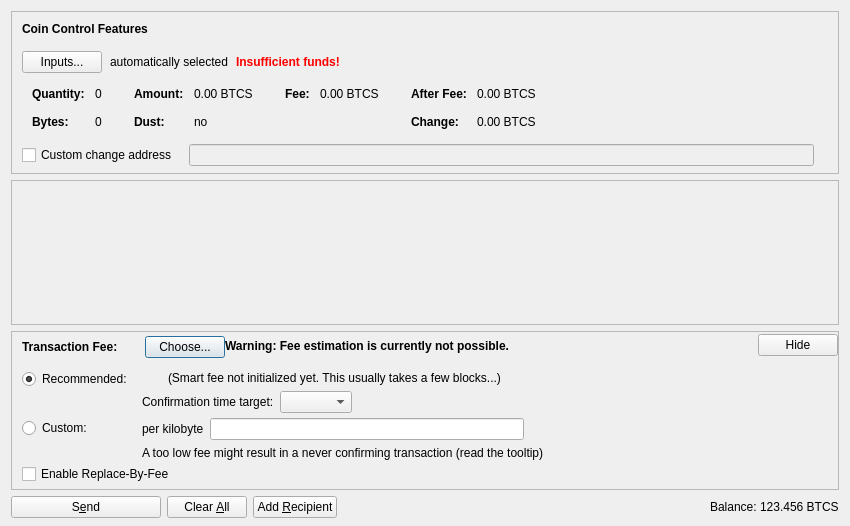
<?xml version="1.0" encoding="UTF-8"?>
<ui version="4.0">
 <class>SendCoinsDialog</class>
 <widget class="QDialog" name="SendCoinsDialog">
  <property name="geometry">
   <rect>
    <x>0</x>
    <y>0</y>
    <width>850</width>
    <height>526</height>
   </rect>
  </property>
  <property name="windowTitle">
   <string>Send Coins</string>
  </property>
  <layout class="QVBoxLayout" name="verticalLayout" stretch="0,1,0,0">
   <property name="bottomMargin">
    <number>8</number>
   </property>
   <item>
    <widget class="QFrame" name="frameCoinControl">
     <property name="sizePolicy">
      <sizepolicy hsizetype="Expanding" vsizetype="Expanding">
       <horstretch>0</horstretch>
       <verstretch>0</verstretch>
      </sizepolicy>
     </property>
     <property name="maximumSize">
      <size>
       <width>16777215</width>
       <height>16777215</height>
      </size>
     </property>
     <property name="frameShape">
      <enum>QFrame::StyledPanel</enum>
     </property>
     <property name="frameShadow">
      <enum>QFrame::Sunken</enum>
     </property>
     <layout class="QVBoxLayout" name="verticalLayoutCoinControl2">
      <property name="spacing">
       <number>0</number>
      </property>
      <property name="leftMargin">
       <number>0</number>
      </property>
      <property name="topMargin">
       <number>0</number>
      </property>
      <property name="rightMargin">
       <number>0</number>
      </property>
      <property name="bottomMargin">
       <number>6</number>
      </property>
      <item>
       <layout class="QVBoxLayout" name="verticalLayoutCoinControl" stretch="0,0,0,0,1">
        <property name="spacing">
         <number>0</number>
        </property>
        <property name="leftMargin">
         <number>10</number>
        </property>
        <property name="topMargin">
         <number>10</number>
        </property>
        <item>
         <layout class="QHBoxLayout" name="horizontalLayoutCoinControl1">
          <property name="bottomMargin">
           <number>15</number>
          </property>
          <item>
           <widget class="QLabel" name="labelCoinControlFeatures">
            <property name="sizePolicy">
             <sizepolicy hsizetype="Preferred" vsizetype="Maximum">
              <horstretch>0</horstretch>
              <verstretch>0</verstretch>
             </sizepolicy>
            </property>
            <property name="font">
             <font>
              <weight>75</weight>
              <bold>true</bold>
             </font>
            </property>
            <property name="styleSheet">
             <string notr="true">font-weight:bold;</string>
            </property>
            <property name="text">
             <string>Coin Control Features</string>
            </property>
           </widget>
          </item>
         </layout>
        </item>
        <item>
         <layout class="QHBoxLayout" name="horizontalLayoutCoinControl2" stretch="0,0,0,0">
          <property name="spacing">
           <number>8</number>
          </property>
          <property name="bottomMargin">
           <number>10</number>
          </property>
          <item>
           <widget class="QPushButton" name="pushButtonCoinControl">
            <property name="styleSheet">
             <string notr="true"/>
            </property>
            <property name="text">
             <string>Inputs...</string>
            </property>
            <property name="autoDefault">
             <bool>false</bool>
            </property>
           </widget>
          </item>
          <item>
           <widget class="QLabel" name="labelCoinControlAutomaticallySelected">
            <property name="text">
             <string>automatically selected</string>
            </property>
            <property name="margin">
             <number>5</number>
            </property>
           </widget>
          </item>
          <item>
           <widget class="QLabel" name="labelCoinControlInsuffFunds">
            <property name="font">
             <font>
              <weight>75</weight>
              <bold>true</bold>
             </font>
            </property>
            <property name="styleSheet">
             <string notr="true">color:red;font-weight:bold;</string>
            </property>
            <property name="text">
             <string>Insufficient funds!</string>
            </property>
            <property name="margin">
             <number>5</number>
            </property>
           </widget>
          </item>
          <item>
           <spacer name="horizontalSpacerCoinControl">
            <property name="orientation">
             <enum>Qt::Horizontal</enum>
            </property>
            <property name="sizeHint" stdset="0">
             <size>
              <width>40</width>
              <height>1</height>
             </size>
            </property>
           </spacer>
          </item>
         </layout>
        </item>
        <item>
         <widget class="QWidget" name="widgetCoinControl" native="true">
          <property name="sizePolicy">
           <sizepolicy hsizetype="Preferred" vsizetype="Preferred">
            <horstretch>0</horstretch>
            <verstretch>0</verstretch>
           </sizepolicy>
          </property>
          <property name="minimumSize">
           <size>
            <width>0</width>
            <height>0</height>
           </size>
          </property>
          <property name="styleSheet">
           <string notr="true"/>
          </property>
          <layout class="QHBoxLayout" name="horizontalLayoutCoinControl5">
           <property name="leftMargin">
            <number>0</number>
           </property>
           <property name="topMargin">
            <number>0</number>
           </property>
           <property name="rightMargin">
            <number>0</number>
           </property>
           <property name="bottomMargin">
            <number>0</number>
           </property>
           <item>
            <layout class="QHBoxLayout" name="horizontalLayoutCoinControl3" stretch="0,0,0,1">
             <property name="spacing">
              <number>20</number>
             </property>
             <property name="topMargin">
              <number>0</number>
             </property>
             <property name="bottomMargin">
              <number>10</number>
             </property>
             <item>
              <layout class="QFormLayout" name="formLayoutCoinControl1">
               <property name="horizontalSpacing">
                <number>10</number>
               </property>
               <property name="verticalSpacing">
                <number>14</number>
               </property>
               <property name="leftMargin">
                <number>10</number>
               </property>
               <property name="topMargin">
                <number>4</number>
               </property>
               <property name="rightMargin">
                <number>6</number>
               </property>
               <item row="0" column="0">
                <widget class="QLabel" name="labelCoinControlQuantityText">
                 <property name="font">
                  <font>
                   <weight>75</weight>
                   <bold>true</bold>
                  </font>
                 </property>
                 <property name="text">
                  <string>Quantity:</string>
                 </property>
                 <property name="margin">
                  <number>0</number>
                 </property>
                </widget>
               </item>
               <item row="0" column="1">
                <widget class="QLabel" name="labelCoinControlQuantity">
                 <property name="cursor">
                  <cursorShape>IBeamCursor</cursorShape>
                 </property>
                 <property name="contextMenuPolicy">
                  <enum>Qt::ActionsContextMenu</enum>
                 </property>
                 <property name="text">
                  <string notr="true">0</string>
                 </property>
                 <property name="margin">
                  <number>0</number>
                 </property>
                 <property name="textInteractionFlags">
                  <set>Qt::LinksAccessibleByMouse|Qt::TextSelectableByKeyboard|Qt::TextSelectableByMouse</set>
                 </property>
                </widget>
               </item>
               <item row="1" column="0">
                <widget class="QLabel" name="labelCoinControlBytesText">
                 <property name="font">
                  <font>
                   <weight>75</weight>
                   <bold>true</bold>
                  </font>
                 </property>
                 <property name="text">
                  <string>Bytes:</string>
                 </property>
                </widget>
               </item>
               <item row="1" column="1">
                <widget class="QLabel" name="labelCoinControlBytes">
                 <property name="cursor">
                  <cursorShape>IBeamCursor</cursorShape>
                 </property>
                 <property name="contextMenuPolicy">
                  <enum>Qt::ActionsContextMenu</enum>
                 </property>
                 <property name="text">
                  <string notr="true">0</string>
                 </property>
                 <property name="textInteractionFlags">
                  <set>Qt::LinksAccessibleByMouse|Qt::TextSelectableByKeyboard|Qt::TextSelectableByMouse</set>
                 </property>
                </widget>
               </item>
              </layout>
             </item>
             <item>
              <layout class="QFormLayout" name="formLayoutCoinControl2">
               <property name="horizontalSpacing">
                <number>10</number>
               </property>
               <property name="verticalSpacing">
                <number>14</number>
               </property>
               <property name="leftMargin">
                <number>6</number>
               </property>
               <property name="topMargin">
                <number>4</number>
               </property>
               <property name="rightMargin">
                <number>6</number>
               </property>
               <item row="0" column="0">
                <widget class="QLabel" name="labelCoinControlAmountText">
                 <property name="font">
                  <font>
                   <weight>75</weight>
                   <bold>true</bold>
                  </font>
                 </property>
                 <property name="text">
                  <string>Amount:</string>
                 </property>
                 <property name="margin">
                  <number>0</number>
                 </property>
                </widget>
               </item>
               <item row="0" column="1">
                <widget class="QLabel" name="labelCoinControlAmount">
                 <property name="cursor">
                  <cursorShape>IBeamCursor</cursorShape>
                 </property>
                 <property name="contextMenuPolicy">
                  <enum>Qt::ActionsContextMenu</enum>
                 </property>
                 <property name="text">
                  <string notr="true">0.00 BTCS</string>
                 </property>
                 <property name="textInteractionFlags">
                  <set>Qt::LinksAccessibleByMouse|Qt::TextSelectableByKeyboard|Qt::TextSelectableByMouse</set>
                 </property>
                </widget>
               </item>
               <item row="1" column="0">
                <widget class="QLabel" name="labelCoinControlLowOutputText">
                 <property name="font">
                  <font>
                   <weight>75</weight>
                   <bold>true</bold>
                  </font>
                 </property>
                 <property name="text">
                  <string>Dust:</string>
                 </property>
                </widget>
               </item>
               <item row="1" column="1">
                <widget class="QLabel" name="labelCoinControlLowOutput">
                 <property name="cursor">
                  <cursorShape>IBeamCursor</cursorShape>
                 </property>
                 <property name="contextMenuPolicy">
                  <enum>Qt::ActionsContextMenu</enum>
                 </property>
                 <property name="text">
                  <string notr="true">no</string>
                 </property>
                 <property name="textInteractionFlags">
                  <set>Qt::LinksAccessibleByMouse|Qt::TextSelectableByKeyboard|Qt::TextSelectableByMouse</set>
                 </property>
                </widget>
               </item>
              </layout>
             </item>
             <item>
              <layout class="QFormLayout" name="formLayoutCoinControl3">
               <property name="horizontalSpacing">
                <number>10</number>
               </property>
               <property name="verticalSpacing">
                <number>14</number>
               </property>
               <property name="leftMargin">
                <number>6</number>
               </property>
               <property name="topMargin">
                <number>4</number>
               </property>
               <property name="rightMargin">
                <number>6</number>
               </property>
               <item row="0" column="0">
                <widget class="QLabel" name="labelCoinControlFeeText">
                 <property name="font">
                  <font>
                   <weight>75</weight>
                   <bold>true</bold>
                  </font>
                 </property>
                 <property name="text">
                  <string>Fee:</string>
                 </property>
                 <property name="margin">
                  <number>0</number>
                 </property>
                </widget>
               </item>
               <item row="0" column="1">
                <widget class="QLabel" name="labelCoinControlFee">
                 <property name="cursor">
                  <cursorShape>IBeamCursor</cursorShape>
                 </property>
                 <property name="contextMenuPolicy">
                  <enum>Qt::ActionsContextMenu</enum>
                 </property>
                 <property name="text">
                  <string notr="true">0.00 BTCS</string>
                 </property>
                 <property name="textInteractionFlags">
                  <set>Qt::LinksAccessibleByMouse|Qt::TextSelectableByKeyboard|Qt::TextSelectableByMouse</set>
                 </property>
                </widget>
               </item>
              </layout>
             </item>
             <item>
              <layout class="QFormLayout" name="formLayoutCoinControl4">
               <property name="horizontalSpacing">
                <number>10</number>
               </property>
               <property name="verticalSpacing">
                <number>14</number>
               </property>
               <property name="leftMargin">
                <number>6</number>
               </property>
               <property name="topMargin">
                <number>4</number>
               </property>
               <property name="rightMargin">
                <number>6</number>
               </property>
               <item row="0" column="0">
                <widget class="QLabel" name="labelCoinControlAfterFeeText">
                 <property name="font">
                  <font>
                   <weight>75</weight>
                   <bold>true</bold>
                  </font>
                 </property>
                 <property name="text">
                  <string>After Fee:</string>
                 </property>
                 <property name="margin">
                  <number>0</number>
                 </property>
                </widget>
               </item>
               <item row="0" column="1">
                <widget class="QLabel" name="labelCoinControlAfterFee">
                 <property name="cursor">
                  <cursorShape>IBeamCursor</cursorShape>
                 </property>
                 <property name="contextMenuPolicy">
                  <enum>Qt::ActionsContextMenu</enum>
                 </property>
                 <property name="text">
                  <string notr="true">0.00 BTCS</string>
                 </property>
                 <property name="textInteractionFlags">
                  <set>Qt::LinksAccessibleByMouse|Qt::TextSelectableByKeyboard|Qt::TextSelectableByMouse</set>
                 </property>
                </widget>
               </item>
               <item row="1" column="0">
                <widget class="QLabel" name="labelCoinControlChangeText">
                 <property name="font">
                  <font>
                   <weight>75</weight>
                   <bold>true</bold>
                  </font>
                 </property>
                 <property name="text">
                  <string>Change:</string>
                 </property>
                </widget>
               </item>
               <item row="1" column="1">
                <widget class="QLabel" name="labelCoinControlChange">
                 <property name="cursor">
                  <cursorShape>IBeamCursor</cursorShape>
                 </property>
                 <property name="contextMenuPolicy">
                  <enum>Qt::ActionsContextMenu</enum>
                 </property>
                 <property name="text">
                  <string notr="true">0.00 BTCS</string>
                 </property>
                 <property name="textInteractionFlags">
                  <set>Qt::LinksAccessibleByMouse|Qt::TextSelectableByKeyboard|Qt::TextSelectableByMouse</set>
                 </property>
                </widget>
               </item>
              </layout>
             </item>
            </layout>
           </item>
          </layout>
         </widget>
        </item>
        <item>
         <layout class="QHBoxLayout" name="horizontalLayoutCoinControl4" stretch="0,0,0">
          <property name="spacing">
           <number>12</number>
          </property>
          <property name="sizeConstraint">
           <enum>QLayout::SetDefaultConstraint</enum>
          </property>
          <property name="topMargin">
           <number>5</number>
          </property>
          <property name="rightMargin">
           <number>5</number>
          </property>
          <item>
           <widget class="QCheckBox" name="checkBoxCoinControlChange">
            <property name="toolTip">
             <string>If this is activated, but the change address is empty or invalid, change will be sent to a newly generated address.</string>
            </property>
            <property name="text">
             <string>Custom change address</string>
            </property>
           </widget>
          </item>
          <item>
           <widget class="QValidatedLineEdit" name="lineEditCoinControlChange">
            <property name="enabled">
             <bool>false</bool>
            </property>
            <property name="sizePolicy">
             <sizepolicy hsizetype="Expanding" vsizetype="Fixed">
              <horstretch>0</horstretch>
              <verstretch>0</verstretch>
             </sizepolicy>
            </property>
           </widget>
          </item>
          <item>
           <widget class="QLabel" name="labelCoinControlChangeLabel">
            <property name="sizePolicy">
             <sizepolicy hsizetype="Preferred" vsizetype="Expanding">
              <horstretch>0</horstretch>
              <verstretch>0</verstretch>
             </sizepolicy>
            </property>
            <property name="minimumSize">
             <size>
              <width>0</width>
              <height>0</height>
             </size>
            </property>
            <property name="text">
             <string/>
            </property>
            <property name="margin">
             <number>3</number>
            </property>
           </widget>
          </item>
         </layout>
        </item>
        <item>
         <spacer name="verticalSpacerCoinControl">
          <property name="orientation">
           <enum>Qt::Vertical</enum>
          </property>
          <property name="sizeHint" stdset="0">
           <size>
            <width>800</width>
            <height>1</height>
           </size>
          </property>
         </spacer>
        </item>
       </layout>
      </item>
     </layout>
    </widget>
   </item>
   <item>
    <widget class="QScrollArea" name="scrollArea">
     <property name="widgetResizable">
      <bool>true</bool>
     </property>
     <widget class="QWidget" name="scrollAreaWidgetContents">
      <property name="geometry">
       <rect>
        <x>0</x>
        <y>0</y>
        <width>830</width>
        <height>104</height>
       </rect>
      </property>
      <layout class="QVBoxLayout" name="verticalLayout_2" stretch="0,1">
       <property name="leftMargin">
        <number>0</number>
       </property>
       <property name="topMargin">
        <number>0</number>
       </property>
       <property name="rightMargin">
        <number>0</number>
       </property>
       <property name="bottomMargin">
        <number>0</number>
       </property>
       <item>
        <layout class="QVBoxLayout" name="entries">
         <property name="spacing">
          <number>6</number>
         </property>
        </layout>
       </item>
       <item>
        <spacer name="verticalSpacer">
         <property name="orientation">
          <enum>Qt::Vertical</enum>
         </property>
         <property name="sizeHint" stdset="0">
          <size>
           <width>20</width>
           <height>40</height>
          </size>
         </property>
        </spacer>
       </item>
      </layout>
     </widget>
    </widget>
   </item>
   <item>
    <widget class="QFrame" name="frameFee">
     <property name="sizePolicy">
      <sizepolicy hsizetype="Expanding" vsizetype="Expanding">
       <horstretch>0</horstretch>
       <verstretch>0</verstretch>
      </sizepolicy>
     </property>
     <property name="maximumSize">
      <size>
       <width>16777215</width>
       <height>16777215</height>
      </size>
     </property>
     <property name="frameShape">
      <enum>QFrame::StyledPanel</enum>
     </property>
     <property name="frameShadow">
      <enum>QFrame::Sunken</enum>
     </property>
     <layout class="QVBoxLayout" name="verticalLayoutFee1">
      <property name="spacing">
       <number>0</number>
      </property>
      <property name="leftMargin">
       <number>0</number>
      </property>
      <property name="topMargin">
       <number>0</number>
      </property>
      <property name="rightMargin">
       <number>0</number>
      </property>
      <property name="bottomMargin">
       <number>0</number>
      </property>
      <item>
       <layout class="QVBoxLayout" name="verticalLayoutFee2" stretch="0,0,0">
        <property name="spacing">
         <number>0</number>
        </property>
        <property name="leftMargin">
         <number>10</number>
        </property>
        <property name="topMargin">
         <number>0</number>
        </property>
        <item>
         <layout class="QHBoxLayout" name="horizontalLayoutFee1">
          <property name="bottomMargin">
           <number>0</number>
          </property>
          <item>
           <layout class="QVBoxLayout" name="verticalLayoutFee7">
            <property name="spacing">
             <number>0</number>
            </property>
            <item>
             <spacer name="verticalSpacerSmartFee">
              <property name="orientation">
               <enum>Qt::Vertical</enum>
              </property>
              <property name="sizeType">
               <enum>QSizePolicy::Fixed</enum>
              </property>
              <property name="sizeHint" stdset="0">
               <size>
                <width>1</width>
                <height>4</height>
               </size>
              </property>
             </spacer>
            </item>
            <item>
             <layout class="QHBoxLayout" name="horizontalLayoutSmartFee">
              <property name="spacing">
               <number>10</number>
              </property>
              <item>
               <widget class="QLabel" name="labelFeeHeadline">
                <property name="sizePolicy">
                 <sizepolicy hsizetype="Preferred" vsizetype="Maximum">
                  <horstretch>0</horstretch>
                  <verstretch>0</verstretch>
                 </sizepolicy>
                </property>
                <property name="font">
                 <font>
                  <weight>75</weight>
                  <bold>true</bold>
                 </font>
                </property>
                <property name="styleSheet">
                 <string notr="true">font-weight:bold;</string>
                </property>
                <property name="text">
                 <string>Transaction Fee:</string>
                </property>
               </widget>
              </item>
              <item>
               <widget class="QLabel" name="labelFeeMinimized">
                <property name="text">
                 <string/>
                </property>
               </widget>
              </item>
              <item>
               <widget class="QPushButton" name="buttonChooseFee">
                <property name="text">
                 <string>Choose...</string>
                </property>
               </widget>
              </item>
             </layout>
            </item>
            <item>
             <spacer name="verticalSpacer_5">
              <property name="orientation">
               <enum>Qt::Vertical</enum>
              </property>
              <property name="sizeHint" stdset="0">
               <size>
                <width>1</width>
                <height>1</height>
               </size>
              </property>
             </spacer>
            </item>
           </layout>
          </item>
          <item>
           <widget class="QLabel" name="fallbackFeeWarningLabel">
            <property name="toolTip">
             <string>Using the fallbackfee can result in sending a transaction that will take several hours or days (or never) to confirm. Consider choosing your fee manually or wait until you have validated the complete chain.</string>
            </property>
            <property name="font">
            <font>
                <weight>75</weight>
                <bold>true</bold>
            </font>
            </property>
            <property name="text">
             <string>Warning: Fee estimation is currently not possible.</string>
            </property>
            <property name="wordWrap">
             <bool>false</bool>
            </property>
           </widget>
          </item>
          <item>
           <spacer name="horizontalSpacer_4">
            <property name="orientation">
             <enum>Qt::Horizontal</enum>
            </property>
            <property name="sizeType">
             <enum>QSizePolicy::MinimumExpanding</enum>
            </property>
            <property name="sizeHint" stdset="0">
             <size>
              <width>40</width>
              <height>20</height>
             </size>
            </property>
           </spacer>
          </item>
          <item>
           <widget class="QPushButton" name="buttonMinimizeFee">
            <property name="toolTip">
             <string>Hide transaction fee settings</string>
            </property>
            <property name="text">
             <string>Hide</string>
            </property>
           </widget>
          </item>
         </layout>
        </item>
        <item>
         <widget class="QFrame" name="frameFeeSelection">
          <layout class="QVBoxLayout" name="verticalLayoutFee12">
           <property name="spacing">
            <number>0</number>
           </property>
           <property name="leftMargin">
            <number>0</number>
           </property>
           <property name="topMargin">
            <number>0</number>
           </property>
           <property name="rightMargin">
            <number>0</number>
           </property>
           <property name="bottomMargin">
            <number>0</number>
           </property>
           <item>
            <layout class="QGridLayout" name="gridLayoutFee">
             <property name="topMargin">
              <number>10</number>
             </property>
             <property name="bottomMargin">
              <number>4</number>
             </property>
             <property name="horizontalSpacing">
              <number>10</number>
             </property>
             <property name="verticalSpacing">
              <number>4</number>
             </property>
             <item row="1" column="1">
              <layout class="QVBoxLayout" name="verticalLayoutFee8">
               <property name="spacing">
                <number>6</number>
               </property>
               <item>
                <layout class="QHBoxLayout" name="horizontalLayoutFee13">
                 <item>
                  <widget class="QLabel" name="labelCustomPerKilobyte">
                   <property name="toolTip">
                    <string>Specify a custom fee per kB (1,000 bytes) of the transaction's virtual size.

Note:  Since the fee is calculated on a per-byte basis, a fee of "100 satoshis per kB" for a transaction size of 500 bytes (half of 1 kB) would ultimately yield a fee of only 50 satoshis.</string>
                   </property>
                   <property name="text">
                    <string>per kilobyte</string>
                   </property>
                  </widget>
                 </item>
                 <item>
                  <widget class="BitcoinAmountField" name="customFee"/>
                 </item>
                 <item>
                  <spacer name="horizontalSpacer_6">
                   <property name="orientation">
                    <enum>Qt::Horizontal</enum>
                   </property>
                   <property name="sizeHint" stdset="0">
                    <size>
                     <width>1</width>
                     <height>1</height>
                    </size>
                   </property>
                  </spacer>
                 </item>
                </layout>
               </item>
               <item>
                <layout class="QHBoxLayout" name="horizontalLayoutFee8">
                 <item>
                  <widget class="QLabel" name="labelCustomFeeWarning">
                   <property name="enabled">
                    <bool>true</bool>
                   </property>
                   <property name="toolTip">
                    <string>When there is less transaction volume than space in the blocks, miners as well as relaying nodes may enforce a minimum fee. Paying only this minimum fee is just fine, but be aware that this can result in a never confirming transaction once there is more demand for bitcoin transactions than the network can process.</string>
                   </property>
                   <property name="text">
                    <string>A too low fee might result in a never confirming transaction (read the tooltip)</string>
                   </property>
                  </widget>
                 </item>
                 <item>
                  <spacer name="horizontalSpacer_2">
                   <property name="orientation">
                    <enum>Qt::Horizontal</enum>
                   </property>
                   <property name="sizeHint" stdset="0">
                    <size>
                     <width>1</width>
                     <height>1</height>
                    </size>
                   </property>
                  </spacer>
                 </item>
                </layout>
               </item>
              </layout>
             </item>
             <item row="0" column="0">
              <layout class="QVBoxLayout" name="verticalLayoutFee4" stretch="0,1">
               <item>
                <widget class="QRadioButton" name="radioSmartFee">
                 <property name="text">
                  <string>Recommended:</string>
                 </property>
                 <property name="checked">
                  <bool>true</bool>
                 </property>
                 <attribute name="buttonGroup">
                  <string notr="true">groupFee</string>
                 </attribute>
                </widget>
               </item>
               <item>
                <spacer name="verticalSpacer_2">
                 <property name="orientation">
                  <enum>Qt::Vertical</enum>
                 </property>
                 <property name="sizeHint" stdset="0">
                  <size>
                   <width>1</width>
                   <height>1</height>
                  </size>
                 </property>
                </spacer>
               </item>
              </layout>
             </item>
             <item row="1" column="0">
              <layout class="QVBoxLayout" name="verticalLayoutFee9" stretch="0,1">
               <item>
                <widget class="QRadioButton" name="radioCustomFee">
                 <property name="text">
                  <string>Custom:</string>
                 </property>
                 <attribute name="buttonGroup">
                  <string notr="true">groupFee</string>
                 </attribute>
                </widget>
               </item>
               <item>
                <spacer name="verticalSpacer_6">
                 <property name="orientation">
                  <enum>Qt::Vertical</enum>
                 </property>
                 <property name="sizeHint" stdset="0">
                  <size>
                   <width>1</width>
                   <height>1</height>
                  </size>
                 </property>
                </spacer>
               </item>
              </layout>
             </item>
             <item row="0" column="1">
              <layout class="QVBoxLayout" name="verticalLayoutFee3" stretch="0,0,1">
               <property name="spacing">
                <number>6</number>
               </property>
               <property name="topMargin">
                <number>2</number>
               </property>
               <item>
                <layout class="QHBoxLayout" name="horizontalLayoutFee12">
                 <item>
                  <widget class="QLabel" name="labelSmartFee">
                   <property name="text">
                    <string/>
                   </property>
                  </widget>
                 </item>
                 <item>
                  <widget class="QLabel" name="labelFeeEstimation">
                   <property name="text">
                    <string/>
                   </property>
                  </widget>
                 </item>
                 <item>
                  <widget class="QLabel" name="labelSmartFee2">
                   <property name="text">
                    <string>(Smart fee not initialized yet. This usually takes a few blocks...)</string>
                   </property>
                  </widget>
                 </item>
                 <item>
                  <spacer name="horizontalSpacer_5">
                   <property name="orientation">
                    <enum>Qt::Horizontal</enum>
                   </property>
                   <property name="sizeHint" stdset="0">
                    <size>
                     <width>1</width>
                     <height>1</height>
                    </size>
                   </property>
                  </spacer>
                 </item>
                </layout>
               </item>
               <item>
                <layout class="QHBoxLayout" name="horizontalLayoutFee9">
                 <item>
                  <layout class="QVBoxLayout" name="verticalLayoutFee6">
                   <item>
                    <widget class="QLabel" name="labelSmartFee3">
                     <property name="text">
                      <string>Confirmation time target:</string>
                     </property>
                    </widget>
                   </item>
                  </layout>
                 </item>
                 <item>
                  <layout class="QVBoxLayout" name="verticalLayoutFee5">
                   <property name="rightMargin">
                    <number>30</number>
                   </property>
                   <item>
                    <layout class="QHBoxLayout" name="horizontalLayoutConfTarget">
                     <property name="bottomMargin">
                      <number>0</number>
                     </property>
                     <item>
                      <widget class="QComboBox" name="confTargetSelector"/>
                     </item>
                     <item>
                      <spacer name="horizontalSpacerConfTarget">
                       <property name="orientation">
                        <enum>Qt::Horizontal</enum>
                       </property>
                       <property name="sizeHint" stdset="0">
                        <size>
                         <width>40</width>
                         <height>20</height>
                        </size>
                       </property>
                      </spacer>
                     </item>
                    </layout>
                   </item>
                  </layout>
                 </item>
                </layout>
               </item>
               <item>
                <spacer name="verticalSpacer_4">
                 <property name="orientation">
                  <enum>Qt::Vertical</enum>
                 </property>
                 <property name="sizeHint" stdset="0">
                  <size>
                   <width>1</width>
                   <height>1</height>
                  </size>
                 </property>
                </spacer>
               </item>
              </layout>
             </item>
            </layout>
           </item>
           <item>
            <widget class="QCheckBox" name="optInRBF">
             <property name="text">
              <string>Enable Replace-By-Fee</string>
             </property>
             <property name="toolTip">
              <string>With Replace-By-Fee (BIP-125) you can increase a transaction's fee after it is sent. Without this, a higher fee may be recommended to compensate for increased transaction delay risk.</string>
             </property>
            </widget>
           </item>
          </layout>
         </widget>
        </item>
        <item>
         <spacer name="verticalSpacerFee">
          <property name="orientation">
           <enum>Qt::Vertical</enum>
          </property>
          <property name="sizeHint" stdset="0">
           <size>
            <width>40</width>
            <height>5</height>
           </size>
          </property>
         </spacer>
        </item>
       </layout>
      </item>
     </layout>
    </widget>
   </item>
   <item>
    <layout class="QHBoxLayout" name="horizontalLayout">
     <item>
      <widget class="QPushButton" name="sendButton">
       <property name="minimumSize">
        <size>
         <width>150</width>
         <height>0</height>
        </size>
       </property>
       <property name="toolTip">
        <string>Confirm the send action</string>
       </property>
       <property name="text">
        <string>S&amp;end</string>
       </property>
       <property name="icon">
        <iconset resource="../bitcoin.qrc">
         <normaloff>:/icons/send</normaloff>:/icons/send</iconset>
       </property>
       <property name="autoDefault">
        <bool>false</bool>
       </property>
       <property name="default">
        <bool>false</bool>
       </property>
      </widget>
     </item>
     <item>
      <widget class="QPushButton" name="clearButton">
       <property name="sizePolicy">
        <sizepolicy hsizetype="Minimum" vsizetype="Fixed">
         <horstretch>0</horstretch>
         <verstretch>0</verstretch>
        </sizepolicy>
       </property>
       <property name="toolTip">
        <string>Clear all fields of the form.</string>
       </property>
       <property name="text">
        <string>Clear &amp;All</string>
       </property>
       <property name="icon">
        <iconset resource="../bitcoin.qrc">
         <normaloff>:/icons/remove</normaloff>:/icons/remove</iconset>
       </property>
       <property name="autoDefault">
        <bool>false</bool>
       </property>
      </widget>
     </item>
     <item>
      <widget class="QPushButton" name="addButton">
       <property name="toolTip">
        <string>Send to multiple recipients at once</string>
       </property>
       <property name="text">
        <string>Add &amp;Recipient</string>
       </property>
       <property name="icon">
        <iconset resource="../bitcoin.qrc">
         <normaloff>:/icons/add</normaloff>:/icons/add</iconset>
       </property>
       <property name="autoDefault">
        <bool>false</bool>
       </property>
      </widget>
     </item>
     <item>
      <spacer name="horizontalSpacer">
       <property name="orientation">
        <enum>Qt::Horizontal</enum>
       </property>
       <property name="sizeHint" stdset="0">
        <size>
         <width>40</width>
         <height>20</height>
        </size>
       </property>
      </spacer>
     </item>
     <item>
      <layout class="QHBoxLayout" name="horizontalLayout_2">
       <property name="spacing">
        <number>3</number>
       </property>
       <item>
        <widget class="QLabel" name="labelBalanceName">
         <property name="sizePolicy">
          <sizepolicy hsizetype="Preferred" vsizetype="Fixed">
           <horstretch>0</horstretch>
           <verstretch>0</verstretch>
          </sizepolicy>
         </property>
         <property name="text">
          <string>Balance:</string>
         </property>
        </widget>
       </item>
       <item>
        <widget class="QLabel" name="labelBalance">
         <property name="sizePolicy">
          <sizepolicy hsizetype="Preferred" vsizetype="Fixed">
           <horstretch>0</horstretch>
           <verstretch>0</verstretch>
          </sizepolicy>
         </property>
         <property name="cursor">
          <cursorShape>IBeamCursor</cursorShape>
         </property>
         <property name="text">
          <string notr="true">123.456 BTCS</string>
         </property>
         <property name="textInteractionFlags">
          <set>Qt::LinksAccessibleByMouse|Qt::TextSelectableByKeyboard|Qt::TextSelectableByMouse</set>
         </property>
        </widget>
       </item>
      </layout>
     </item>
    </layout>
   </item>
  </layout>
 </widget>
 <customwidgets>
  <customwidget>
   <class>QValidatedLineEdit</class>
   <extends>QLineEdit</extends>
   <header>qt/qvalidatedlineedit.h</header>
  </customwidget>
  <customwidget>
   <class>BitcoinAmountField</class>
   <extends>QLineEdit</extends>
   <header>qt/bitcoinamountfield.h</header>
   <container>1</container>
  </customwidget>
 </customwidgets>
 <resources>
  <include location="../bitcoin.qrc"/>
 </resources>
 <connections/>
 <buttongroups>
  <buttongroup name="groupFee"/>
 </buttongroups>
</ui>
